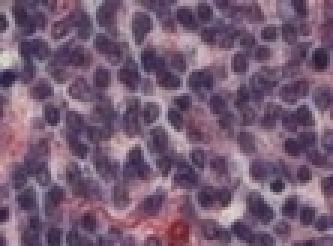
%> input picture trab_brunos/LCM(32).jpg, 111 x 82 px, shrunk from 175 x 130 before the run (shown 3 times larger)
$ octave main.m   (GNU Octave 9; MATLAB toolbox functions it lacks are replaced by stand-ins)
%> lines starting %> are read from the running program, lines starting %| are printed output that depends on the picture; in (x1, y1, x2, y2) boxes, pixels count from 0 and x2, y2 are one past the last pixel; in counts of white or black regions, pixels touching at a corner belong together; the program's own positions count from 1
### trab_brunos/rgb_to_hsi.m
function [image_hsi] = rgb_to_hsi(image_rgb)

    R = image_rgb(:,:,1);
    G = image_rgb(:,:,2);
    B = image_rgb(:,:,3);

    i = R + G + B;
    I = i / 3;

    H = acos((0.5 * ((R - G) + (R - B))) ./ ((sqrt((R - G).^2 +(R-B) .* (G-B)))+eps));

    H(B>G) = 2*pi-H(B>G);
    H = H/(2*pi);

    S = 1 - 3 .* (min(min(R,G),B)) ./ (R+G+B+eps);

    image_hsi = cat(3,H,S,I);
end

### trab_brunos/histo_eq.m
function [img] = histo_eq(imagem_i, info)

    [m,n]=size(imagem_i);
    pixels = m*n;

    img = uint8(zeros(m,n));

    l = (info.BitDepth)/3;
    niveis = 2.^l;

    h = zeros(niveis,1);
    g = zeros(niveis,1);
    hist_eq = zeros(niveis,1);

    for i=1:m
        for j=1:n
            ind = double(imagem_i(i,j))+1;
            h(ind) = h(ind)+1;
        end
    end

    gkant = 0;

    for k=1:niveis
        for i=1:k
            g(k) = gkant + (h(i)/pixels);
            gkant = g(k);
        end
        gkant = 0;
        g(k) = round(g(k)*(niveis-1));
        hist_eq(g(k)+1) = hist_eq(g(k)+1) + h(k);
    end

    for i=1:m
        for j=1:n
            img(i,j) = g(imagem_i(i,j)+1);
        end
    end

    img = double(img)/255;
end

### trab_brunos/segment.m
function [imagem_seg_1, imagem_seg_2] = segment(imagem)

    thresh = multithresh(imagem, 2);

    imagem_seg_1 = imbinarize(imagem, thresh(1));
    imagem_seg_2 = imbinarize(imagem, thresh(2));
end

### trab_brunos/erosao.m
function E = erosao(original,estr)
%Colocar padding de 1's em todos os lados
originalPad = padarray(original,[1 1],1);
% Inicializar a matriz D de tamanho igual ao da original com zeros
saida = ones(size(original));

for i = 1:size(originalPad,1)-2 % tem que andar até size(originalPad,1)-2 porque o elemento estruturante é 3x3
    for j = 1:size(originalPad,2)-2
        % Pega trechos 3x3 da matriz original
        trecho = originalPad(i:i+2,j:j+2);
        % Encontra os 1's no elemento estruturante
        estr1 = find(estr == 1);
        % Verifica se os elementos no trecho são 1 nas mesmas posições
        % do elemento estruturante
        if(trecho(estr1) == 0)
            saida(i,j) = 0; % se são, coloca 1 na matriz D
        end
    end
end

E = saida;

### trab_brunos/dilatacao.m
function D = dilatacao(original,estr)
% Colocar padding de 0's em todos os lados
originalPad = padarray(original,[1 1],1);
% Inicializar a matriz D de tamanho igual ao da original com zeros
saida = ones(size(originalPad));

for i = 1:size(originalPad,1)-2 % tem que andar até size(originalPad,1)-2 porque o elemento estruturante é 3x3
    for j = 1:size(originalPad,2)-2
        % Verifica se os elementos no trecho são 1 nas mesmas posições
        % do elemento estruturante
        if(originalPad(i,j) == 0)
            for r = 1:size(estr,2)
                for s = 1:size(estr,2)
                    if(estr(r,s) == 1)
                        saida(i+r-1,j+s-1) = 0; % se são, coloca 1 na matriz D
                    end
                end
            end
        end
    end
end

D = saida;

### trab_brunos/fractal_dim.m
function textura = fractal_dim(imagem)

%     %Leitura da Imagem
%     clear;
%     arq=input('Nome do arquivo: ','s');
%     ext=input('Extensao do arquivo (jpg, jpeg, png): ','s');
%
%     %Leitura da Imagem
%     imagem=imread(arq,ext);

    % Converte Imagem para escala de cinza
    %img=rgb2gray(imagem);
    img = imagem;
    [x,y] = size(img);

    % Define o tamanho da caixa inicial
    if x <= y
      lmax = x;
    else
      lmax = y;
    end

    % In韈ia vetor de tamanhos das caixas poss韛eis
    L = zeros(1, floor(log2(lmax)));

    % Define o tamanho (L) das caixas
    L(1) = lmax;
    [~,qtdCaixas] = size(L);
    for i=2:qtdCaixas
       L(i) = floor(L(i-1)/2);
    end

    T = zeros(1, qtdCaixas);
    Q = zeros(1, qtdCaixas);

    T0(1) = 1;
    for i=1:qtdCaixas
        % Calcula quantidade de blocos relativo a cada tamanho de caixa
        % Em x
        qtdCaixaX = floor(x/L(i));

        % Em y
        qtdCaixaY = floor(y/L(i));

        % Em z
        qtdCaixaZ = ceil(255/L(i));

        % Obtem as intensidades I de cada quadrante para cada tamanho de caixa i
        I = fractal_bloco(img, L(i), qtdCaixaX, qtdCaixaY);

        % Total de caixas T(L) obtidos a partir da dimens鉶 da imagem
        T(i) = qtdCaixaX*qtdCaixaY*qtdCaixaZ;

        % Total de caixas Q(L) contadas na imagem com alguma informa玢o (intensidade luminosa)
        Q(i) = sum(ceil(I./L(i)));
    end

    % Dimens鉶 fractal da textura da imagem
    textura = (log2(Q(qtdCaixas))-log2(Q(1))) / (log2(T(qtdCaixas))-log2(T(1)));
    %textura_3d = (log2(Q(qtdCaixas))-log2(Q(1))) / (log2(L(qtdCaixas))-log2(L(1)));

end

### trab_brunos/fractal_bloco.m
function intLum = bloco(img, tamanhoBloco, qtdBlocoX, qtdBlocoY)
    blocoImg=zeros(tamanhoBloco, tamanhoBloco);
    intLum=zeros(1, qtdBlocoX*qtdBlocoY);

    inicioX = 1;
    inicioY = 1;
    qbX = 1;
    qbY = 1;
    z = 1;

    while(qbX <= qtdBlocoX)
        ateX = tamanhoBloco*qbX;
        ateY = tamanhoBloco*qbY;
        r = 0;
        s = 0;

        for i=inicioX:ateX
            r = r + 1;
            for j=inicioY:ateY
                s = s + 1;
                blocoImg(r,s) = img(i,j);
                if (i == ateX) & (j == ateY)
                    intLum(z) = fractal_intensidade(blocoImg);

                    if qbY < qtdBlocoY
                        qbY = qbY + 1;
                        inicioY = ateY;
                    else
                        inicioX = ateX;
                        inicioY = 1;
                        qbX = qbX + 1;
                        qbY = 1;
                    end

                    r = 0;
                    s = 0;
                    z = z + 1;
                end
            end
            s = 0;
        end
    end
end

### trab_brunos/entropia.m
function H = entropia(imagem)
    if(size(imagem,3)) == 3
        m = (rgb2gray(imagem));
    else
    m = imagem;

    Lmax = max(m(:));
    [M,N] = size(m);
    p = zeros(Lmax+1, 1);
    for i = 1:M
        for j = 1:N
            p(m(i,j)+1) = p(m(i,j)+1) + 1;
        end
    end

    p(p==0) = [];%remove zeros
    p = p./(M*N);


    H = 0;
    for i=1:size(p)
        H = H + double(p(i).*log2(p(i)));
    end

    H = -H;
end

### trab_brunos/objetos.m
function N = objetos(imagem,estr)

    A=imagem;

    %Find a non-zero element's position.
    p=find(A==1);
    p=p(1);
    Label=zeros([size(A,1) size(A,2)]);
    N=0;

    while(~isempty(p))
        N=N+1;%Label for each component
        p=p(1);
        X=false([size(A,1) size(A,2)]);
        X(p)=1;

        Y= A & imdilate(X,estr);
        while(~isequal(X,Y))
            X=Y;
            Y=A & imdilate(X,estr);
        end

        Pos=find(Y==1);

        A(Pos)=0;
        p=find(A==1);

    end

end

### trab_brunos/abertura.m
function A = abertura(original,estr)
    %eros鉶
    E = erosao(original,estr);

    %dilatac鉶
    D = dilatacao(E,estr);

    % fechamento
    A = D;
end

### trab_brunos/fechamento.m
function F = fechamento(original,estr)
    %dilatac鉶
    D = dilatacao(original,estr);

    %eros鉶
    E = erosao(D,estr);

    % fechamento
    F = E;
end

### trab_brunos/main.m
%%%%%%%%%%%%%%%%%%%%%%%%%%%%%%%%%%%%%%%%%%%%%%%%%%%%%%%%%%%%%%%
% Atividade avaliatória de PDI - Grupo 03                     %
%                                                             %
% Integrantes:                                                %
%   - Bruno Barreto Carvalho                                  %
%   - Bruno Ferreira Leal                                     %
%                                                             %
% Arquivo: dupla03-codigos.zip                                %
%                                                             %
% Descrição: arquivo contendo os códigos referente a          %
%            implementação da atividade.                      %
%                                                             %
%%%%%%%%%%%%%%%%%%%%%%%%%%%%%%%%%%%%%%%%%%%%%%%%%%%%%%%%%%%%%%%

%conjunto A de imagens
imagem_A = [ 'LCM(32).jpg'
             'LCM(33).jpg'
             'LCM(34).jpg'
             'LCM(35).jpg'
             'LCM(36).jpg'
             'LCM(37).jpg'
             'LCM(38).jpg'
             'LCM(39).jpg'];
%
% %conjunto B de imagemns
imagem_B = [ 'LLC(07).jpg'
             'LLC(08).jpg'
             'LLC(09).jpg'
             'LLC(10).jpg'
             'LLC(11).jpg'
             'LLC(12).jpg'];


%elementos estruturantes
B4 = [0 1 0
      1 1 1
      0 1 0];

B8 = [1 1 1
      1 1 1
      1 1 1];

for i=1:size(imagem_A,1)+size(imagem_B,1)
    %lê imagem
    if i <= size(imagem_A,1)
        imagem = imread(imagem_A(i,:));
%> imagem is the input picture: size 82x111x3 uint8; mean R, G, B 120.1, 94.3, 117.9
        info = imfinfo(imagem_A(i,:));
    else
        imagem = imread(imagem_B(i-size(imagem_A,1),:));
        info = imfinfo(imagem_B(i-size(imagem_A,1),:));
    end

    %converte para HSI
    imagem_hsi = rgb_to_hsi(double(imagem)/255);
%> in rgb_to_hsi, `H(B>G) = 2*pi-H(B>G);`:
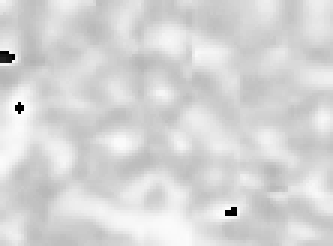
%> H: size 82x111 double (shown 3 times larger); min 5.37e-08, max 6.26, mean 5.25; drawn with min black and max white
%> in rgb_to_hsi, `S = 1 - 3 .* (min(min(R,G),B)) ./ (R+G+B+eps);`:
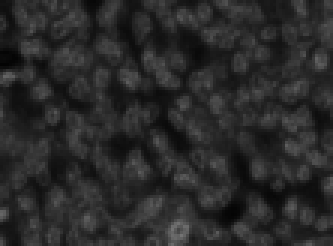
%> S: size 82x111 double (shown 3 times larger); min 0.0124, max 0.456, mean 0.165
%> in rgb_to_hsi, `image_hsi = cat(3,H,S,I);`:
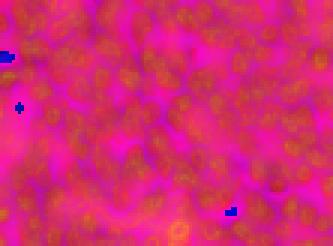
%> image_hsi: size 82x111x3 double (shown 3 times larger); mean R, G, B 0.836, 0.165, 0.434

    %equaliza somente a camada I
    imagem_hsi(:,:,3) = histo_eq(uint8(imagem_hsi(:,:,3) .* 255), info);
%> after the loop in histo_eq, `for i=1:m`: h = 256 values, max 129 at index 91, min 0 at index 1, mean 35.55
%> after the loop in histo_eq, `for k=1:niveis`: g = 256 values from 0 to 255; hist_eq = 256 values, max 129 at index 88, min 0 at index 9, mean 35.55
%> after the loop in histo_eq, `for i=1:m`:
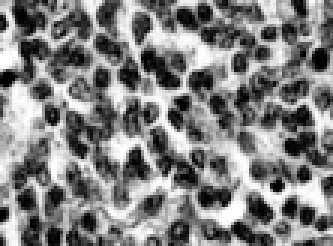
%> img: size 82x111 uint8 (shown 3 times larger); min 0, max 255, mean 128.7
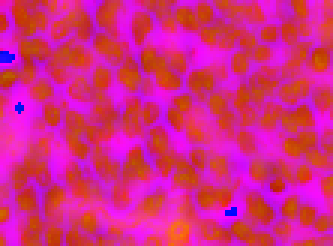
%> imagem_hsi: size 82x111x3 double (shown 3 times larger); mean R, G, B 0.836, 0.165, 0.505

    %segmenta a imagem usando threshold multilevel de otsu
    [imagem_seg1, imagem_seg2] = segment(imagem_hsi(:,:,3));
%> in segment, `thresh = multithresh(imagem, 2);`: thresh = [0.325 0.659]
%> in segment, `imagem_seg_1 = imbinarize(imagem, thresh(1));`:
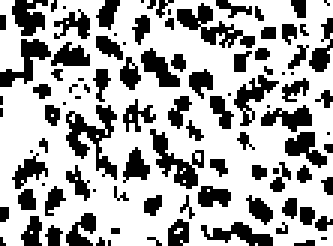
%> imagem_seg_1: size 82x111 logical (shown 3 times larger); 67.5% white; 100 black regions (51 under 20 px), largest, box (x1, y1, x2, y2) and area: (22, 35, 39, 60) 172, (59, 1, 85, 16) 143, (50, 43, 68, 63) 131
% [4 lines of commented-out code are left out]

    %% filtros morfológicos
    if i <= size(imagem_A,1)
        % filtros morfológicos - conjunto A
        rotulo = -1;
        % - imagem_seg_1
        imagem_seg1_morf = fechamento(fechamento(abertura(abertura(imagem_seg1,B8),B8),B4),B4);
        %figure, imshow(imagem_seg1_morf); title('Imagem1 - filtro');

        % - imagem_seg_2
        imagem_seg2_morf = fechamento(fechamento(abertura(abertura(imagem_seg2,B8),B8),B4),B4);
%> call 8 of erosao, with estr = [0 1 0; 1 1 1; 0 1 0]
%> after the loop in erosao (call 8), `for i = 1:size(originalPad,1)-2`:
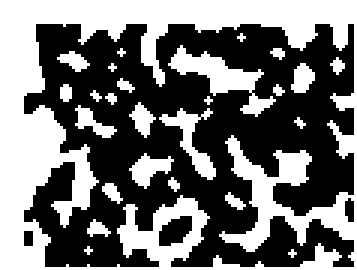
%> saida: size 90x119 double (shown 3 times larger); values 0 (black) and 1 (white), 44.9% white; 26 white regions (14 under 20 px), largest, box (x1, y1, x2, y2) and area: (0, 0, 119, 90) 3874, (56, 15, 92, 39) 270, (53, 36, 72, 60) 142
        %figure, imshow(imagem_seg2_morf); title('Imagem2 - filtro');
    else
        % filtros morfológicos - conjunto B
        rotulo = -2;
        % - imagem_seg_1
        imagem_seg1_morf = fechamento(abertura(abertura(abertura(imagem_seg1,B8),B8),B8),B8);
        %figure, imshow(imagem_seg1_morf); title(['Imagem seg1 - filtro: ', i]);

        % - imagem_seg_2
        imagem_seg2_morf = fechamento(abertura(abertura(abertura(imagem_seg2,B8),B8),B8),B8);
        %figure, imshow(imagem_seg2_morf); title(['Imagem seg2 - filtro', i]);
    end

    %% dimensão fractal
    imagem_hsi_fractal = fractal_dim(imagem_hsi(:,:,3));
%> the loop in fractal_dim, `for i=1:qtdCaixas` made 6 passes
%> I on passes 1 to 2: 1, [1 0.996 0.996 1]
%> after the loop in fractal_dim, `for i=1:qtdCaixas`: Q = [1 4 20 88 352 2255]; T = [4 28 260 2288 17952 288640]
%> in fractal_dim, `textura = (log2(Q(qtdCaixas))-log2(Q(1))) / (log2(T(qtdCaixas))-log2(T..`: textura = 0.69
%> imagem_hsi_fractal = 0.69
    imagem_seg1_fractal = fractal_dim(imagem_seg1_morf);
%> the loop in fractal_dim (call 2), `for i=1:qtdCaixas` made 6 passes
%> I on passes 1 to 2: 1, [1 1 1 1]
%> imagem_seg1_fractal = 0.672
    imagem_seg2_fractal = fractal_dim(imagem_seg2_morf);
%> imagem_seg2_fractal = 0.64

    %% entropia
    imagem_hsi_entro = entropia(uint8(imagem_hsi(:,:,3)));
%> in entropia, `Lmax = max(m(:));`: Lmax = 1
%> after the loop in entropia, `for i = 1:M`: p = [4498; 4604]
%> in entropia, `p = p./(M*N);`: p = [0.494; 0.506]
%> the loop in entropia, `for i=1:size(p)` made 2 passes
%> H on passes 1 to 2: -0.503, -1
%> in entropia, `H = -H;`: H = 1
%> imagem_hsi_entro = 1
    imagem_seg1_entro = entropia(imagem_seg1_morf);
%> the loop in entropia (call 2), `for i=1:size(p)` made 2 passes
%> H on passes 1 to 2: -0.457, -0.705
%> imagem_seg1_entro = 0.705
    imagem_seg2_entro = entropia(imagem_seg2_morf);
%> imagem_seg2_entro = 0.992

    %% contagem de elementos
    imagem_hsi_objetos = objetos(~uint8(imagem_hsi(:,:,3)), B8);
%> in objetos, `p=find(A==1);`: p = 4498 values from 6 to 9100
%> in objetos, `p=p(1);`: p = 6
%> the loop in objetos, `while(~isempty(p))` made 47 passes
%> imagem_hsi_objetos = 47
    imagem_seg1_objetos = objetos(~imagem_seg1_morf, B8);
%> the loop in objetos (call 2), `while(~isempty(p))` made 53 passes
%> imagem_seg1_objetos = 53
    imagem_seg2_objetos = objetos(~imagem_seg2_morf, B8);
%> imagem_seg2_objetos = 4

    %% vetor de características
    % - imagens HSI
    matriz_carac_hsi(i,1) = imagem_hsi_fractal;
    matriz_carac_hsi(i,2) = imagem_hsi_entro;
    matriz_carac_hsi(i,3) = imagem_hsi_objetos;
    matriz_carac_hsi(i,4) = rotulo;

    % - imagens segmentadas 1
    matriz_carac_seg1(i,1) = imagem_seg1_fractal;
    matriz_carac_seg1(i,2) = imagem_seg1_entro;
    matriz_carac_seg1(i,3) = imagem_seg1_objetos;
    matriz_carac_seg1(i,4) = rotulo;

    % - imagens segmentadas 2
    matriz_carac_seg2(i,1) = imagem_seg2_fractal;
    matriz_carac_seg2(i,2) = imagem_seg2_entro;
    matriz_carac_seg2(i,3) = imagem_seg2_objetos;
    matriz_carac_seg2(i,4) = rotulo;
%> (the run ends here)
